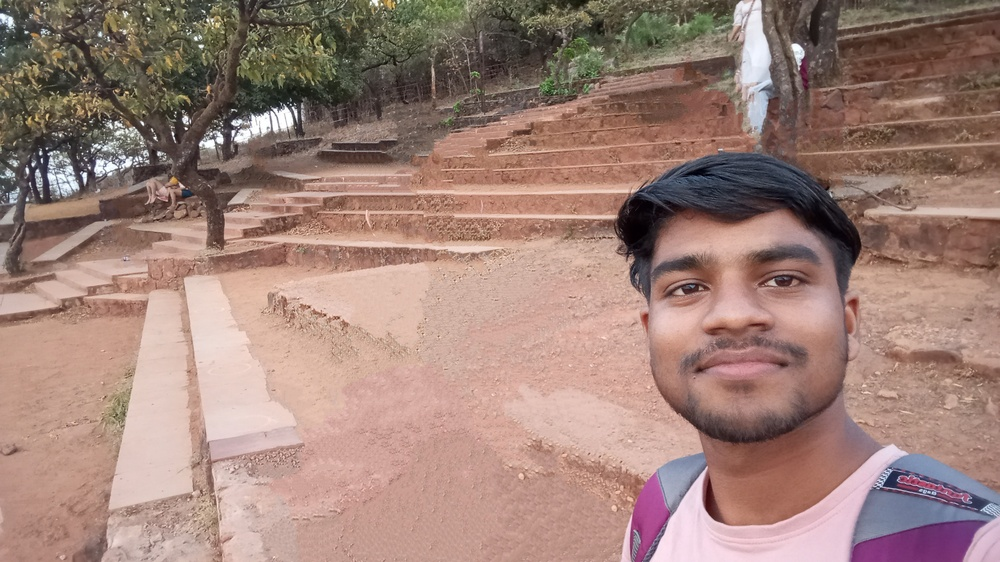
#> input picture 6-color image processing/medium/raj_color.jpg, 1000 x 562 px, shrunk from 2592 x 1456 before the run
$ python main.py
#> lines starting #> are read from the running program, lines starting #| are printed output that depends on the picture; after the words box and inside, x2 and y2 are one past the last pixel; in counts of white or black regions, pixels touching at a corner belong together
import cv2
import numpy as np
import matplotlib.pyplot as plt

# Step 1: Load a color image (RGB)
img = cv2.imread('raj_color.jpg')
#> img is the input picture: shape (562, 1000, 3); mean B, G, R 120.4, 130, 159
if img is None:
    raise FileNotFoundError("Image not found. Make sure 'color_image.jpg' is in this folder.")

# Convert from BGR (OpenCV default) to RGB
img_rgb = cv2.cvtColor(img, cv2.COLOR_BGR2RGB)
img_rgb = img_rgb / 255.0  # normalize to [0,1]

# Step 2: Separate RGB channels
R, G, B = img_rgb[:,:,0], img_rgb[:,:,1], img_rgb[:,:,2]

# Step 3: Compute H, S, I channels
num = 0.5 * ((R - G) + (R - B))
den = np.sqrt((R - G)**2 + (R - B)*(G - B)) + 1e-6  # avoid divide-by-zero

theta = np.arccos(num / den)

H = np.where(B <= G, theta, 2*np.pi - theta)
H = H / (2*np.pi)  # normalize hue to [0,1]

S = 1 - (3 / (R + G + B + 1e-6)) * np.minimum(np.minimum(R, G), B)
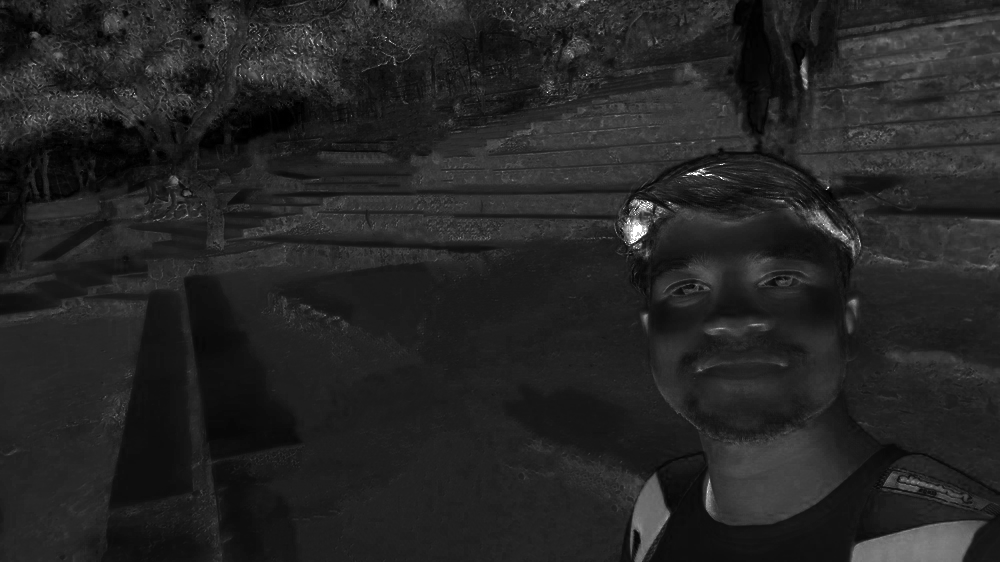
#> S: shape (562, 1000) float64; min 3.33e-07, max 1, mean 0.146
I = (R + G + B) / 3

# Step 4: Modify Intensity (increase brightness)
I_new = np.clip(I * 1.3, 0, 1)  # increase brightness by 30%

# Step 5: Convert HSI back to RGB
H = H * 2 * np.pi
R_new, G_new, B_new = np.zeros_like(H), np.zeros_like(H), np.zeros_like(H)

# Sector 1: 0 ≤ H < 2π/3
idx = (H >= 0) & (H < 2*np.pi/3)
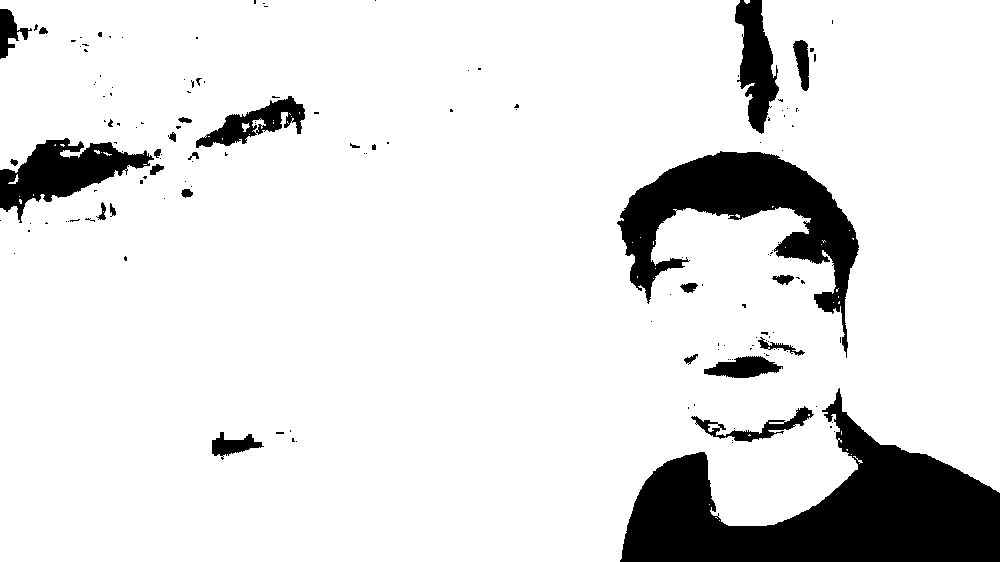
#> idx: shape (562, 1000) bool; 88.6% white; 150 black regions (122 under 20 px), largest, box (x1, y1, x2, y2) and area: (620, 388, 1000, 562) 30895, (617, 151, 859, 358) 16159, (0, 138, 154, 223) 5606
B_new[idx] = I_new[idx] * (1 - S[idx])
R_new[idx] = I_new[idx] * (1 + (S[idx] * np.cos(H[idx])) / (np.cos(np.pi/3 - H[idx])))
G_new[idx] = 3*I_new[idx] - (R_new[idx] + B_new[idx])

# Sector 2: 2π/3 ≤ H < 4π/3
idx = (H >= 2*np.pi/3) & (H < 4*np.pi/3)
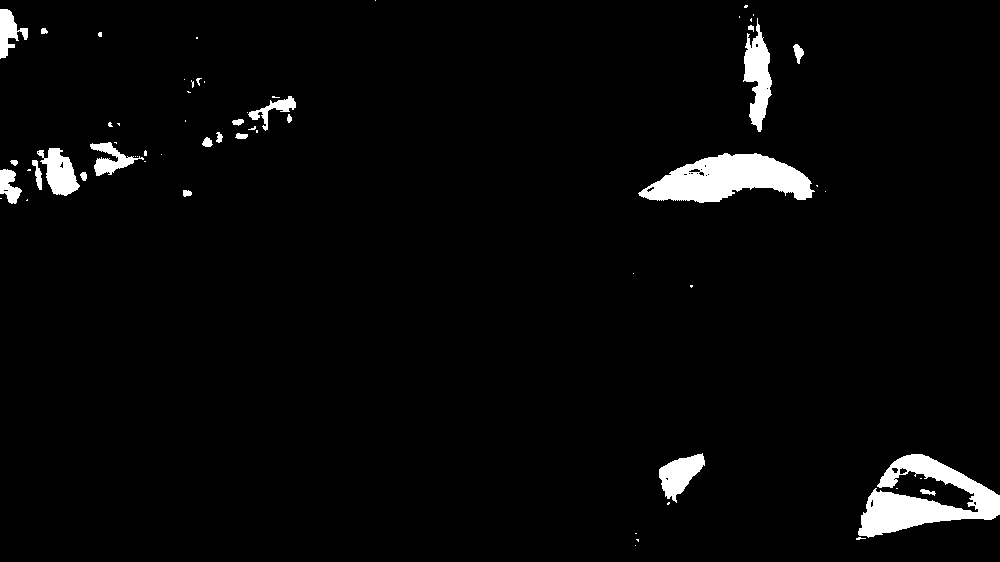
#> idx: shape (562, 1000) bool; 3.3% white; 61 white regions (38 under 20 px), largest, box (x1, y1, x2, y2) and area: (858, 454, 1000, 538) 5461, (638, 153, 815, 203) 5337, (743, 18, 772, 132) 1730
H2 = H[idx] - 2*np.pi/3
#> H2 = 18317 values, max 2.07 at index 12850, min 0.0909 at index 836, mean 1.73
R_new[idx] = I_new[idx] * (1 - S[idx])
#> R_new: shape (562, 1000) float64; min 0, max 1.21, mean 0.746
G_new[idx] = I_new[idx] * (1 + (S[idx] * np.cos(H2)) / (np.cos(np.pi/3 - H2)))
#> G_new: shape (562, 1000) float64; min 0, max 1.08, mean 0.611
B_new[idx] = 3*I_new[idx] - (R_new[idx] + G_new[idx])
#> B_new: shape (562, 1000) float64; min 0, max 1.12, mean 0.555

# Sector 3: 4π/3 ≤ H ≤ 2π
idx = (H >= 4*np.pi/3) & (H <= 2*np.pi)
#> idx: shape (562, 1000) bool; 8.1% white; 184 white regions (149 under 20 px), largest, box (x1, y1, x2, y2) and area: (620, 388, 1000, 562) 23912, (617, 151, 859, 358) 10753, (0, 138, 118, 223) 2713
H3 = H[idx] - 4*np.pi/3
G_new[idx] = I_new[idx] * (1 - S[idx])
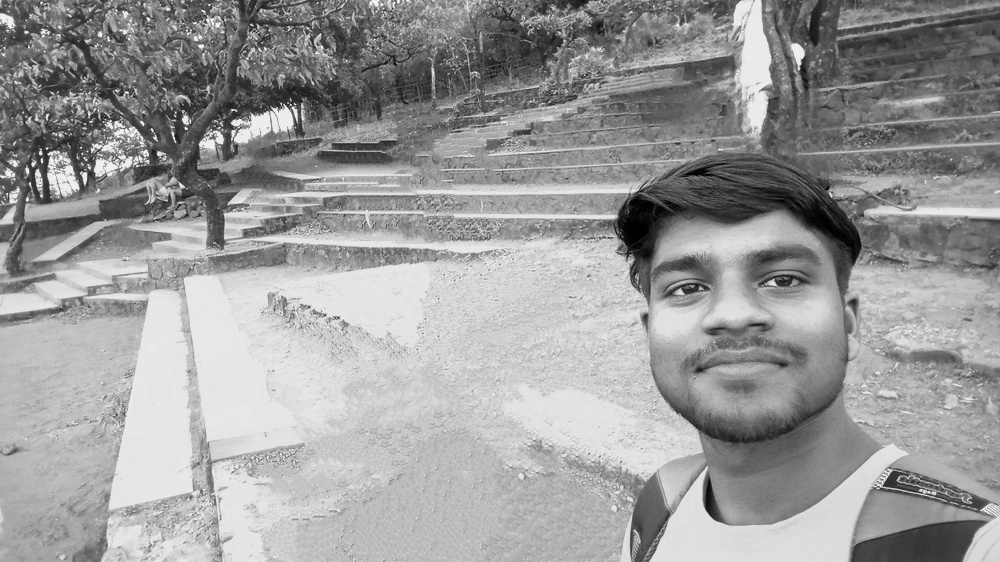
#> G_new: shape (562, 1000) float64; min 0, max 1.08, mean 0.655; drawn with min black and max white
B_new[idx] = I_new[idx] * (1 + (S[idx] * np.cos(H3)) / (np.cos(np.pi/3 - H3)))
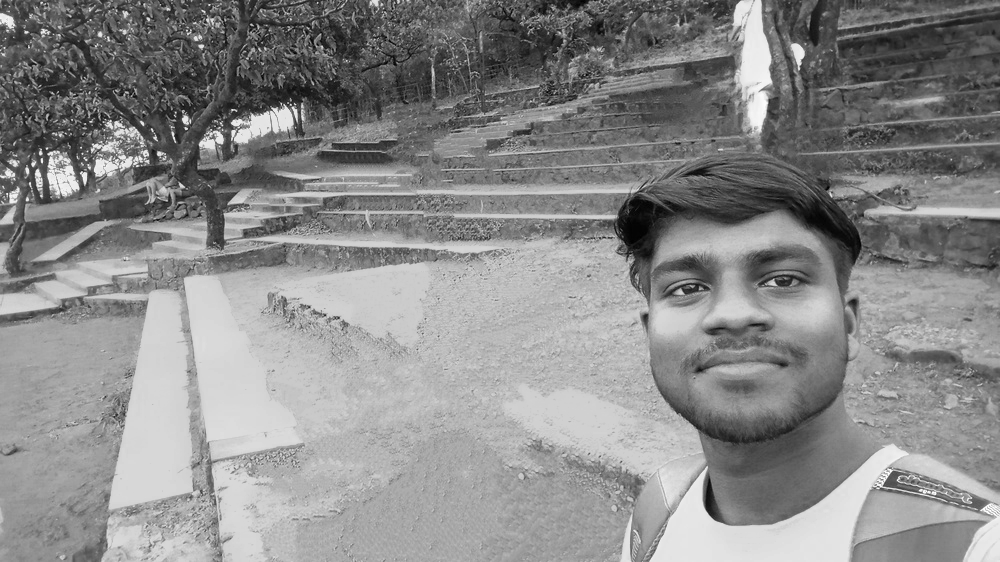
#> B_new: shape (562, 1000) float64; min 0, max 1.12, mean 0.607; drawn with min black and max white
R_new[idx] = 3*I_new[idx] - (G_new[idx] + B_new[idx])
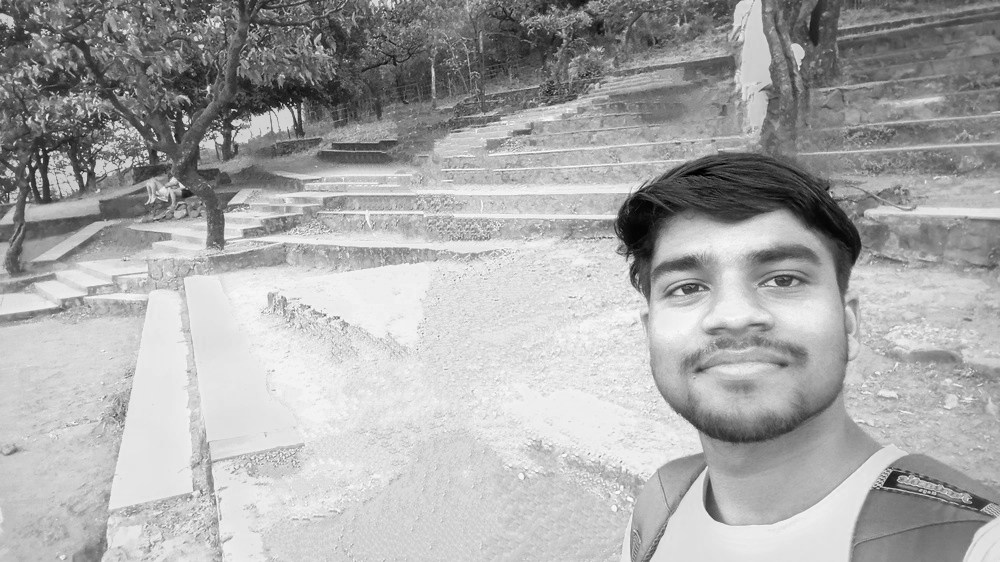
#> R_new: shape (562, 1000) float64; min 0, max 1.21, mean 0.802; drawn with min black and max white

# Stack and clip to [0,1]
rgb_new = np.dstack((R_new, G_new, B_new))
rgb_new = np.clip(rgb_new, 0, 1)
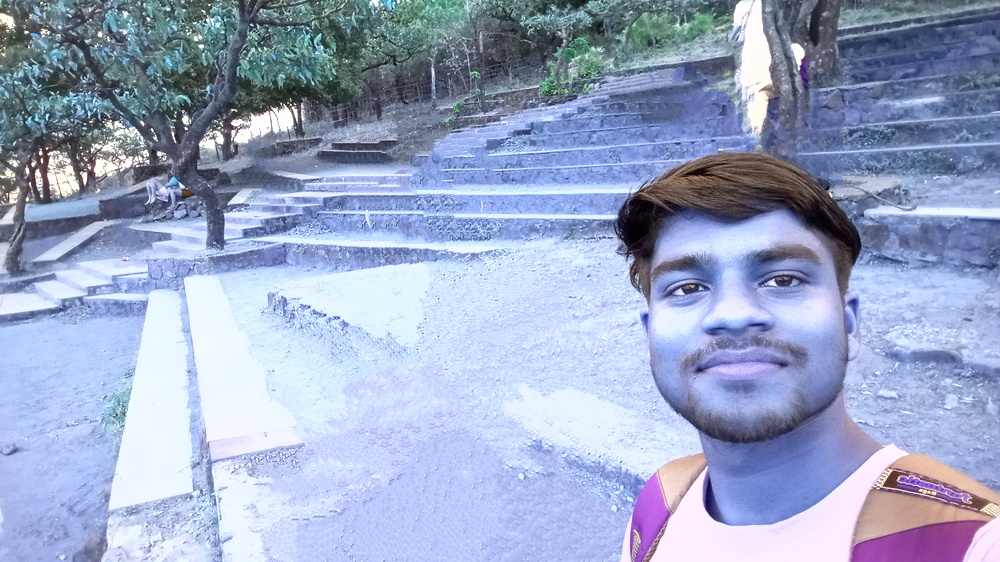
#> rgb_new: shape (562, 1000, 3) float64; mean of channels 0, 1, 2 0.778, 0.655, 0.606; drawn as B, G, R

# Step 6: Display results
plt.figure(figsize=(12,6))
plt.subplot(1,2,1)
plt.imshow(img_rgb)
plt.title('Original RGB Image')
plt.axis('off')

plt.subplot(1,2,2)
plt.imshow(rgb_new)
plt.title('HSI → RGB (Increased Intensity)')
plt.axis('off')
plt.show()
